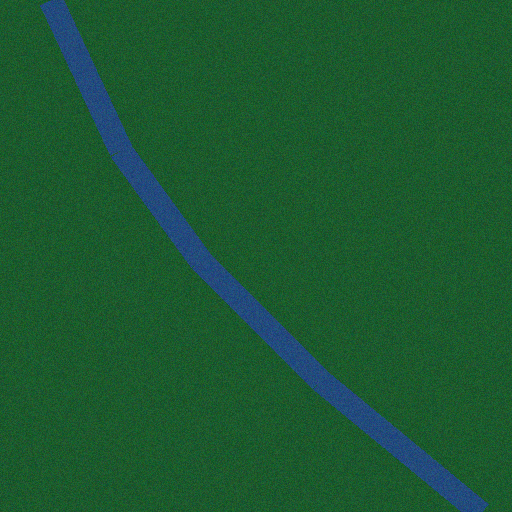
#> input picture assets/samples/sample_forest_2018.png, 512 x 512 px
$ python process_satellite.py --input ../assets/samples/sample_forest_2018.png
#> lines starting #> are read from the running program, lines starting #| are printed output that depends on the picture; after the words box and inside, x2 and y2 are one past the last pixel; in counts of white or black regions, pixels touching at a corner belong together
#!/usr/bin/env python3
"""
ForestWatch Satellite Image Processing Engine
Menghitung NDVI (Normalized Difference Vegetation Index), klasifikasi tutupan lahan,
dan deteksi perubahan kanopi multi-temporal menggunakan NumPy dan Pillow.
"""

import sys
import os
import json
import argparse
import numpy as np
from PIL import Image, ImageDraw

def compute_ndvi_from_bands(red_band, nir_band):
    """
    NDVI = (NIR - RED) / (NIR + RED)
    Rentang nilai: -1.0 hingga +1.0
    """
    red = red_band.astype(np.float32)
    nir = nir_band.astype(np.float32)

    denominator = nir + red
    # Cegah division by zero
    denominator[denominator == 0] = 0.00001

    ndvi = (nir - red) / denominator
    return np.clip(ndvi, -1.0, 1.0)

def classify_ndvi_matrix(ndvi):
    """
    Klasifikasi matriks piksel NDVI ke kategori tutupan kanopi
    """
    total_pixels = ndvi.size

    water_mask = ndvi < 0.0
    bare_mask = (ndvi >= 0.0) & (ndvi < 0.2)
    shrub_mask = (ndvi >= 0.2) & (ndvi < 0.4)
    med_veg_mask = (ndvi >= 0.4) & (ndvi < 0.6)
    dense_forest_mask = ndvi >= 0.6

    return {
        "water_pixels": int(np.sum(water_mask)),
        "water_pct": round(float(np.sum(water_mask) / total_pixels * 100), 2),
        "bare_land_pixels": int(np.sum(bare_mask)),
        "bare_land_pct": round(float(np.sum(bare_mask) / total_pixels * 100), 2),
        "shrub_pixels": int(np.sum(shrub_mask)),
        "shrub_pct": round(float(np.sum(shrub_mask) / total_pixels * 100), 2),
        "moderate_veg_pixels": int(np.sum(med_veg_mask)),
        "moderate_veg_pct": round(float(np.sum(med_veg_mask) / total_pixels * 100), 2),
        "dense_forest_pixels": int(np.sum(dense_forest_mask)),
        "dense_forest_pct": round(float(np.sum(dense_forest_mask) / total_pixels * 100), 2),
        "mean_ndvi": round(float(np.mean(ndvi)), 4),
        "min_ndvi": round(float(np.min(ndvi)), 4),
        "max_ndvi": round(float(np.max(ndvi)), 4),
        "std_ndvi": round(float(np.std(ndvi)), 4)
    }

# [95 lines left out: functions colorize_ndvi, generate_sample_satellite_data, not called in this run]

def main():
    parser = argparse.ArgumentParser(description="ForestWatch Satellite Image Processing")
    parser.add_argument("--test", action="store_true", help="Uji coba komputasi spektral NDVI")
    parser.add_argument("--generate-samples", type=str, help="Buat dataset citra satelit sampel pada folder tertentu")
    parser.add_argument("--input", type=str, help="Path citra satelit input untuk diproses")
    parser.add_argument("--output", type=str, help="Path citra output NDVI heatmap")

    args = parser.parse_args()

    if args.test:
        # Simulasi matriks 100x100
        sim_red = np.random.uniform(20, 80, (100, 100)).astype(np.float32)
        sim_nir = np.random.uniform(100, 220, (100, 100)).astype(np.float32)
        ndvi = compute_ndvi_from_bands(sim_red, sim_nir)
        stats = classify_ndvi_matrix(ndvi)
        print(json.dumps({"status": "SUCCESS", "message": "Satellite Engine Berfungsi Sempurna", "stats": stats}, indent=2))
        return

    if args.generate_samples:
        results = generate_sample_satellite_data(args.generate_samples)
        print(json.dumps({"status": "SUCCESS", "files": results}, indent=2))
        return

    if args.input:
        if not os.path.exists(args.input):
            print(json.dumps({"status": "ERROR", "message": f"File {args.input} tidak ditemukan."}))
            sys.exit(1)

        img = Image.open(args.input).convert("RGB")
#> img is the input picture: PIL image 512x512 RGB; mean R, G, B 27.9, 88.6, 49.3
        arr = np.array(img)
        r = arr[:, :, 0]
        g = arr[:, :, 1]
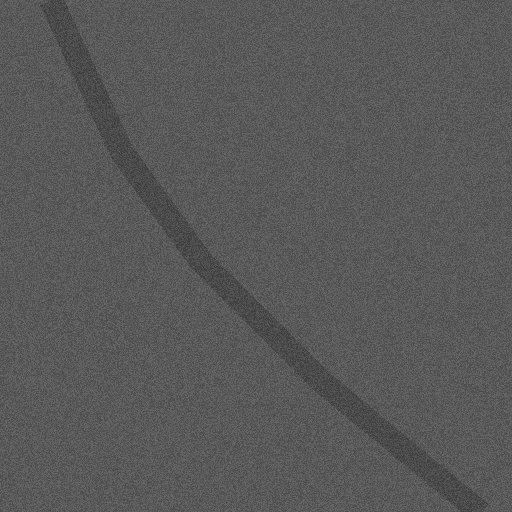
#> g: shape (512, 512); min 60, max 104, mean 88.6

        # Menggunakan band Green sebagai proxy Near-Infrared jika citra RGB standar
        pseudo_nir = np.clip(g.astype(np.float32) * 1.45, 0, 255)
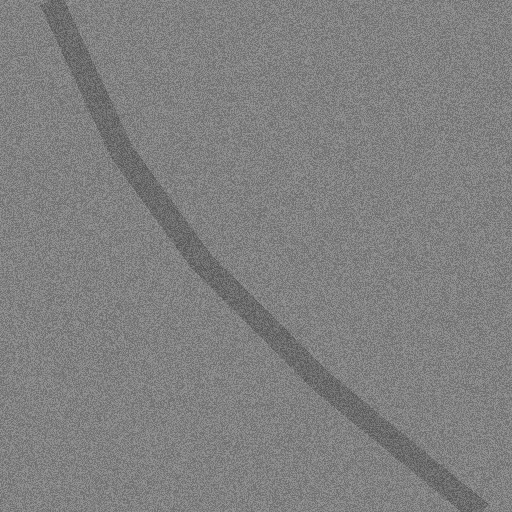
#> pseudo_nir: shape (512, 512) float32; min 87, max 150.8, mean 128.4
        ndvi = compute_ndvi_from_bands(r, pseudo_nir)
#> in compute_ndvi_from_bands, `red = red_band.astype(np.float32)`:
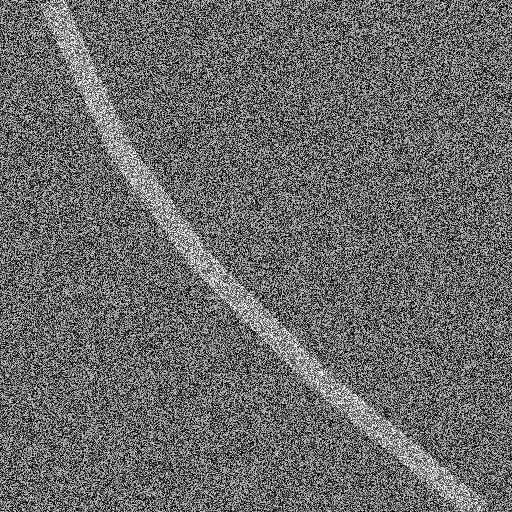
#> red: shape (512, 512) float32; min 13, max 49, mean 27.9; drawn with min black and max white
#> in compute_ndvi_from_bands, `ndvi = (nir - red) / denominator`:
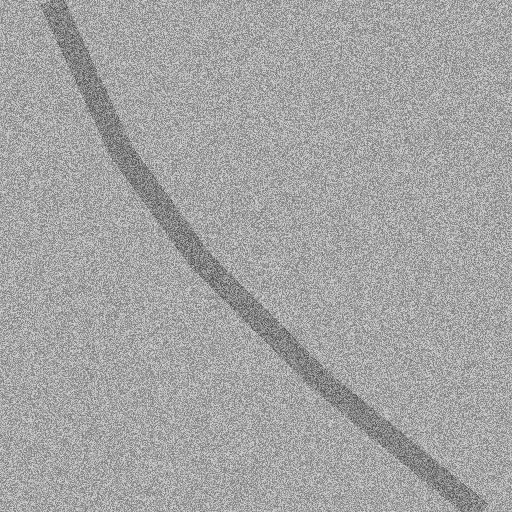
#> ndvi: shape (512, 512) float32; min 0.279, max 0.841, mean 0.645
        stats = classify_ndvi_matrix(ndvi)
#> in classify_ndvi_matrix, `water_mask = ndvi < 0.0`: water_mask: shape (512, 512) bool; every value is 0
#> in classify_ndvi_matrix, `shrub_mask = (ndvi >= 0.2) & (ndvi < 0.4)`:
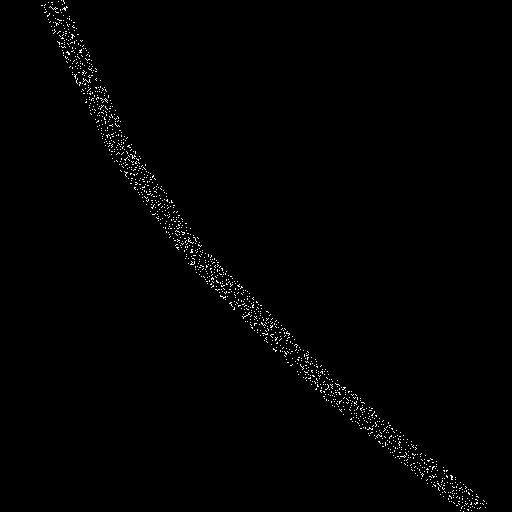
#> shrub_mask: shape (512, 512) bool; 0.86% white in thin lines or dots, all inside (x1, y1, x2, y2) = (41, 0, 487, 512)
#> in classify_ndvi_matrix, `med_veg_mask = (ndvi >= 0.4) & (ndvi < 0.6)`:
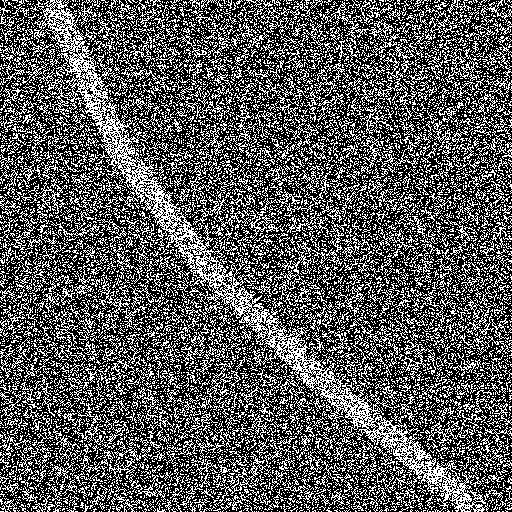
#> med_veg_mask: shape (512, 512) bool; 35.4% white in thin lines or dots
#> in classify_ndvi_matrix, `dense_forest_mask = ndvi >= 0.6`:
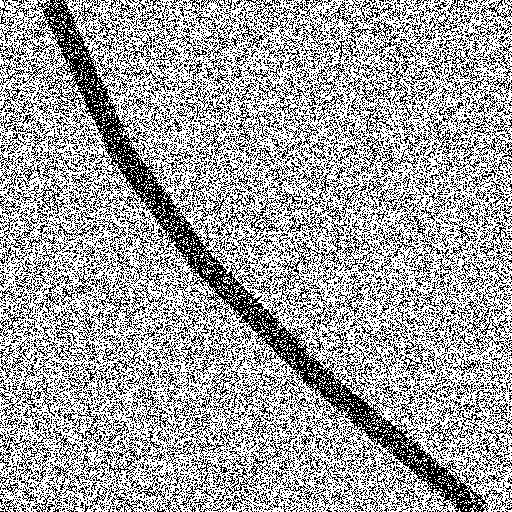
#> dense_forest_mask: shape (512, 512) bool; 63.7% white; black in thin lines or dots
#> stats = 14 items

        if args.output:
            colored = colorize_ndvi(ndvi)
            colored.save(args.output)
            stats["output_image"] = args.output

        print(json.dumps({"status": "SUCCESS", "data": stats}, indent=2))
#> (printed output is left out)
        return

    parser.print_help()

if __name__ == "__main__":
    main()
